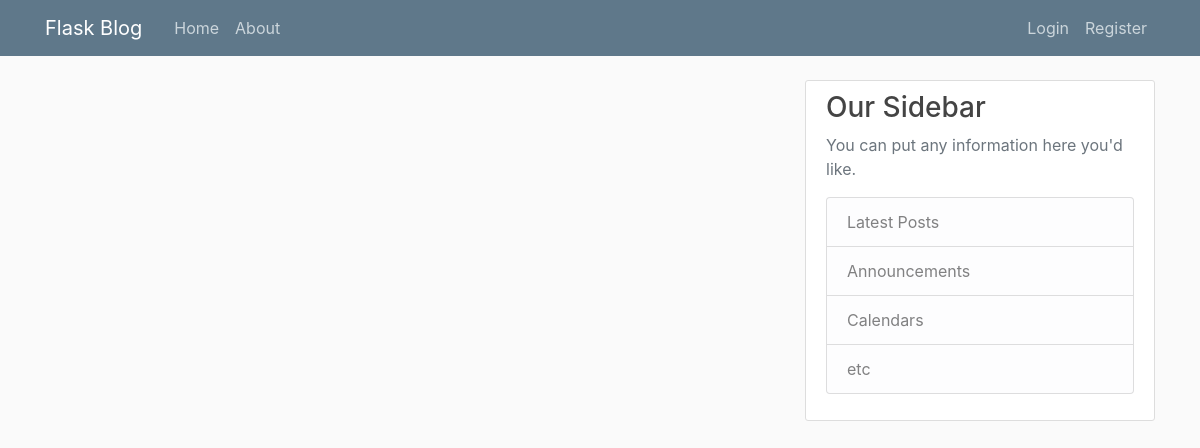
The app's page /home, older data.
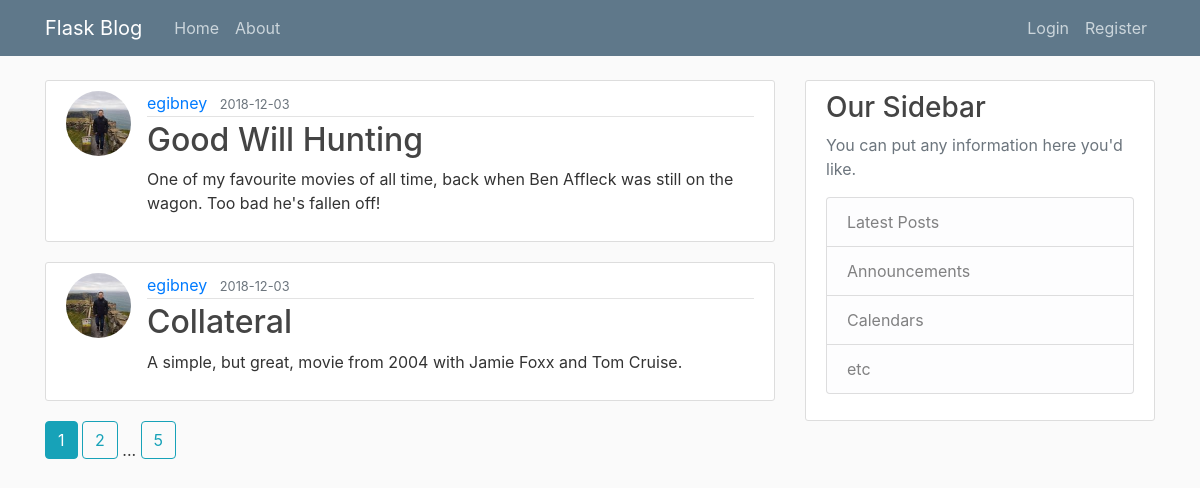
The same page, newer data.
### flaskblog/models.py (models this page shows, shortened)
class Post(db.Model):
    id = db.Column(db.Integer, primary_key=True)
    title = db.Column(db.String(100), nullable=False)
    date_posted = db.Column(db.DateTime, nullable=False, default=datetime.utcnow)
    content = db.Column(db.Text, nullable=False)
    user_id = db.Column(db.Integer, db.ForeignKey('user.id'), nullable=False)
    comments = db.relationship('Comment', backref='commented_post', lazy=True)

class User(db.Model, UserMixin):
    id = db.Column(db.Integer, primary_key=True)
    username = db.Column(db.String(20), unique=True, nullable=False)
    email = db.Column(db.String(120), unique=True, nullable=False)
    image_file = db.Column(db.String(20), nullable=False, default='default.jpg')
    password = db.Column(db.String(60), nullable=False)
    posts = db.relationship('Post', backref='author', lazy=True)

### flaskblog/main/routes.py (the view)
@main.route("/")
@main.route("/home")
def home():
    page = request.args.get('page',1, type=int)
    posts = Post.query.order_by(Post.date_posted.desc()).paginate(page=page, per_page=2)
    return render_template('home.html', posts=posts)

### flaskblog/templates/home.html
{% extends "layout.html" %}
{% block content %}
  {% for post in posts.items %}
    <article class="media content-section">
      <img class="rounded-circle article-img" src="{{ url_for('static', filename='profile_pics/' + post.author.image_file) }}">
      <div class="media-body">
        <div class="article-metadata">
          <a class="mr-2" href="{{ url_for('users.user_posts',username=post.author.username) }}">{{ post.author.username }}</a>
          <small class="text-muted">{{ post.date_posted.strftime('%Y-%m-%d') }}</small>
        </div>
        <h2><a class="article-title" href="{{ url_for('posts.post', post_id=post.id) }}">{{ post.title }}</a></h2>
        <p class="article-content">{{ post.content }}</p>
      </div>
    </article>
  {% endfor %}
  {% for page_num in posts.iter_pages(left_edge=1, right_edge=1, left_current=1, right_current=2) %}
    {% if page_num %}
      {% if posts.page == page_num %}
        <a class="btn btn-info mb-4" href="{{ url_for('main.home', page=page_num) }}">{{ page_num }}</a>
      {% else %}
        <a class="btn btn-outline-info mb-4" href="{{ url_for('main.home', page=page_num) }}">{{ page_num }}</a>
      {% endif %}
    {% else %}
        ...
    {% endif %}
  {% endfor %}
{% endblock %}

Row changes from the older to the newer data that the page shows:
added Post: image_file (picture), author.username "egibney", date_posted "2018-12-03", title "Good Will Hunting", content "One of my favourite movies of all time, back when Ben Affleck was still on the wagon. Too bad he's fallen off!"
added Post: image_file (picture), author.username "egibney", date_posted "2018-12-03", title "Collateral", content "A simple, but great, movie from 2004 with Jamie Foxx and Tom Cruise."
Text that changed along with them:
new list line: "1"
new list line: "2"
new list line: "5"
